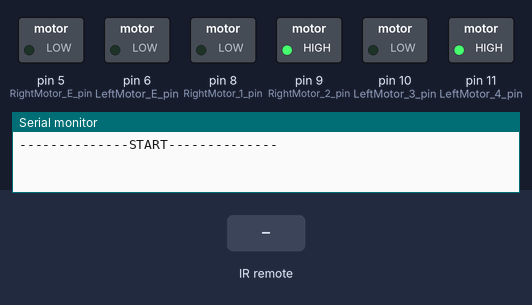
Bench run of a sketch on a simulated Arduino Uno, built with avr-gcc and run on an emulated ATmega328P. Shown: switched loads named in the sketch (green lamp = pin HIGH), the last lines printed to the serial monitor. The inputs (shaded band) are chosen by the test bench.

Above: at 1.2 s.
1.3 s: infrared code 0xFF18E7 received
At 1.45 s:
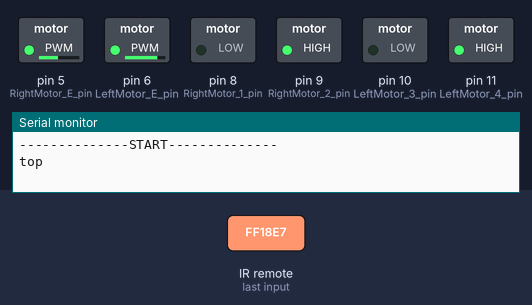
3.1 s: infrared code 0xFF4AB5 received
At 3.2 s:
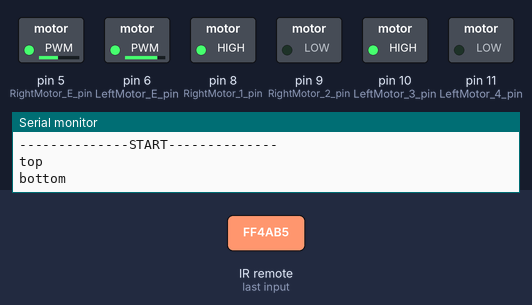
4.8 s: infrared code 0xFF10EF received
At 4.9 s:
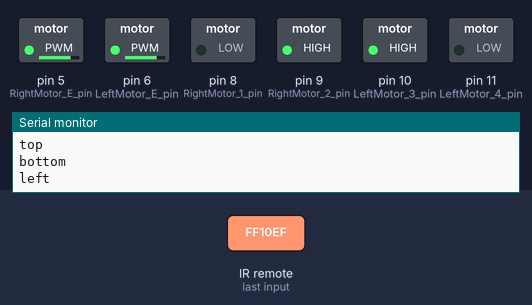
6.5 s: infrared code 0xFF5AA5 received
At 6.6 s:
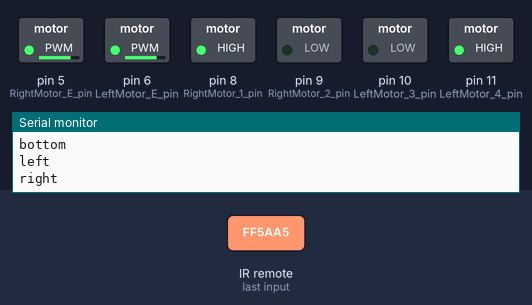
Timing chart, 0 to 9.2 s (numbered marks = the images above; inputs shaded):
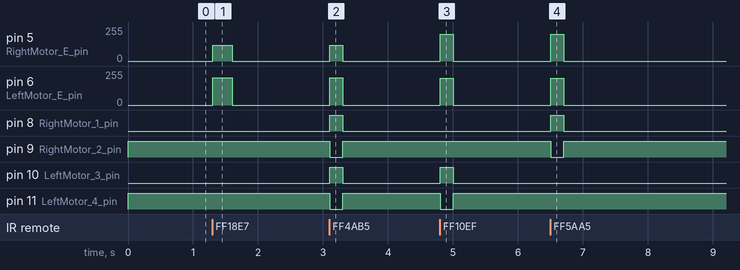

Measured:
- after the input at 1.3 s, pin 5 (RightMotor_E_pin): 0/255 → 120/255 at once, → 0/255 0.30 s later; pin 6 (LeftMotor_E_pin): 0/255 → 205/255 at once, → 0/255 0.30 s later
- after the input at 3.1 s, pin 5 (RightMotor_E_pin): 0/255 → 120/255 at once, → 0/255 0.20 s later; pin 6 (LeftMotor_E_pin): 0/255 → 205/255 at once, → 0/255 0.20 s later; pin 8 (RightMotor_1_pin), pin 10 (LeftMotor_3_pin): LOW → HIGH at once, → LOW 0.20 s later; pin 9 (RightMotor_2_pin), pin 11 (LeftMotor_4_pin): HIGH → LOW at once, → HIGH 0.20 s later
- after the input at 4.8 s, pin 5 (RightMotor_E_pin), pin 6 (LeftMotor_E_pin): 0/255 → 200/255 at once, → 0/255 0.20 s later; pin 10 (LeftMotor_3_pin): LOW → HIGH at once, → LOW 0.20 s later; pin 11 (LeftMotor_4_pin): HIGH → LOW at once, → HIGH 0.20 s later
- after the input at 6.5 s, pin 5 (RightMotor_E_pin), pin 6 (LeftMotor_E_pin): 0/255 → 200/255 at once, → 0/255 0.20 s later; pin 8 (RightMotor_1_pin): LOW → HIGH at once, → LOW 0.20 s later; pin 9 (RightMotor_2_pin): HIGH → LOW at once, → HIGH 0.20 s later

The sketch:

ir_remote_control.ino
```cpp
/*
 * RC카 아두이노 소스코드 (IR 리모컨 + 라인트레이서)
 */

#include <IRremote.h>

// IR 리모컨
IRrecv irrecv(A0);
decode_results receive;

// DC 모터 방향
enum DIR {
  FORWARD = 10,  // 0101
  BACKWARD = 5,  // 1010
  LEFT = 6,      // 0110
  RIGHT = 9      // 1001
};

// IR 리모컨 버튼
enum REMOTE {
  IR_TOP = 16718055,
  IR_BOTTOM = 16730805,
  IR_LEFT = 16716015,
  IR_RIGHT = 16734885,
  IR_STOP = 16726215,
  IR_CHANNEL = 16736925,
  IR_END = 4294967295,
};

// 작동모드
enum MODE {
  MODE_MANUAL,
  MODE_LINE_TRACER,
};

// 작동모드
int Mode = MODE_MANUAL;

// 라인 트레이서 센서 바닥감지 기준 값
const int SENSOR_VAL = 100;

// 라인 트레이서 센서 감지 여부
bool LineLeft = false;
bool LineMiddle = false;
bool LineRight = false;

// DC 모터 속도
const int SpeedNormal = 120;
const int SpeedHigh = 200;

// DC 모터 조작용 핀 번호
const int RightMotor_E_pin = 5;
const int RightMotor_1_pin = 8;
const int RightMotor_2_pin = 9;
const int LeftMotor_3_pin = 10;
const int LeftMotor_4_pin = 11;
const int LeftMotor_E_pin = 6;

/*
 * 함수 원형 정의
 */
void ModeToggle();
void LineTracer();
void ManualControl();
void GetLineSensor();
void Movement(float, int = 0, DIR = FORWARD);

/*
 * 아두이노 작동 후 최초 1회 실행
 */
void setup() {
  Serial.begin(9500);
  Serial.println("--------------START--------------");

  irrecv.enableIRIn();

  pinMode(A3, INPUT);
  pinMode(A4, INPUT);
  pinMode(A5, INPUT);

  pinMode(RightMotor_E_pin, OUTPUT);
  pinMode(RightMotor_1_pin, OUTPUT);
  pinMode(RightMotor_2_pin, OUTPUT);
  pinMode(LeftMotor_3_pin, OUTPUT);
  pinMode(LeftMotor_4_pin, OUTPUT);
  pinMode(LeftMotor_E_pin, OUTPUT);
}

/*
 * 계속 반복해서 실행
 */
void loop() {
  ManualControl();

  if (Mode == MODE_LINE_TRACER) {
    LineTracer();
  }
}

/*
 * 모드 변경
 */
void ModeToggle() {
  if (Mode == MODE_MANUAL)
    Mode = MODE_LINE_TRACER;
  else
    Mode = MODE_MANUAL;
}

/*
 * 라인트레이싱 함수
 */
void LineTracer() {
  GetLineSensor();

  if (LineLeft && LineRight) {
    Serial.println("Stop");
    Movement(0, 1000);

  } else if (LineLeft && !LineRight) {
    Serial.println("Turn left");
    Movement(0, 100);
    Movement(SpeedHigh, 500, LEFT);

  } else if (!LineLeft && LineRight) {
    Serial.println("Turn right");
    Movement(0, 100);
    Movement(SpeedHigh, 500, RIGHT);

  } else {
    Serial.println("forward");
    Movement(SpeedNormal, 50);
  }
}

/*
 * 수동 조작 함수 (IR Remote)
 */
void ManualControl() {
  if (!irrecv.decode(&receive)) {
    Movement(0);
    return;
  }

  if (receive.value == IR_CHANNEL) {
    Serial.println("channel");
    ModeToggle();
    Movement(0);
  }

  if (Mode == MODE_MANUAL) {
    switch (receive.value) {
    case IR_TOP:
      Serial.println("top");
      Movement(SpeedNormal, 100, FORWARD);
      break;

    case IR_LEFT:
      Serial.println("left");
      Movement(SpeedHigh, 0, LEFT);
      break;

    case IR_RIGHT:
      Serial.println("right");
      Movement(SpeedHigh, 0, RIGHT);
      break;

    case IR_BOTTOM:
      Serial.println("bottom");
      Movement(SpeedNormal, 0, BACKWARD);
      break;

    case IR_STOP:
      Serial.println("stop");
      Movement(0);
      break;
    }
  }

  irrecv.resume();
  delay(200); // 연속적으로 들어오는 신호 대기 (0.2 초)
}

/*
 * 라인트레이서 센서 값 읽어오는 함수
 */
void GetLineSensor() {
  LineLeft = analogRead(A5) > SENSOR_VAL;
  LineMiddle = analogRead(A4) > SENSOR_VAL;
  LineRight = analogRead(A3) > SENSOR_VAL;
}

/*
 * 이동하는 함수
 * speed : 속도 (0 - 정지)
 * delay_time : 이동시간 (1000 - 1초)
 * dir : 이동 방향
 */
void Movement(float speed, int delay_time = 0, DIR dir = FORWARD) {
  if (speed < 0) speed = 0;

  digitalWrite(RightMotor_1_pin, dir & 1);
  digitalWrite(RightMotor_2_pin, dir & 2);
  digitalWrite(LeftMotor_3_pin, dir & 4);
  digitalWrite(LeftMotor_4_pin, dir & 8);

  if (dir == FORWARD || dir == BACKWARD) {
    analogWrite(RightMotor_E_pin, speed);
    analogWrite(LeftMotor_E_pin, speed <= 0 ? 0 : speed+85);
  } else {
    analogWrite(RightMotor_E_pin, speed);
    analogWrite(LeftMotor_E_pin, speed);
  }

  delay(delay_time);
}
```
